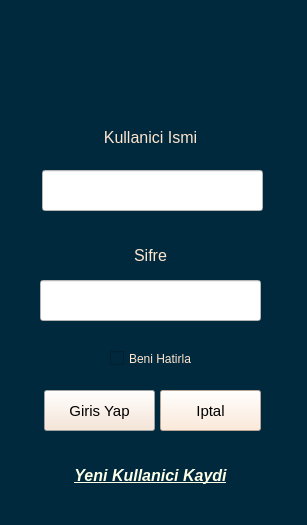
<?xml version="1.0" encoding="UTF-8"?>
<ui version="4.0">
 <class>Dialog</class>
 <widget class="QDialog" name="Dialog">
  <property name="geometry">
   <rect>
    <x>0</x>
    <y>0</y>
    <width>307</width>
    <height>525</height>
   </rect>
  </property>
  <property name="windowTitle">
   <string>Giris Ekrani</string>
  </property>
  <property name="styleSheet">
   <string notr="true">background-color: rgb(0, 41, 61);
selection-background-color: rgb(255, 255, 255);</string>
  </property>
  <property name="locale">
   <locale language="Turkish" country="Turkey"/>
  </property>
  <widget class="QPushButton" name="pushButton">
   <property name="geometry">
    <rect>
     <x>44</x>
     <y>390</y>
     <width>111</width>
     <height>41</height>
    </rect>
   </property>
   <property name="font">
    <font>
     <family>Arial</family>
     <pointsize>11</pointsize>
    </font>
   </property>
   <property name="toolTip">
    <string>Giris Yap</string>
   </property>
   <property name="styleSheet">
    <string notr="true">background-color: rgb(255, 230, 207);</string>
   </property>
   <property name="text">
    <string>Giris Yap</string>
   </property>
  </widget>
  <widget class="QPushButton" name="pushButton_2">
   <property name="geometry">
    <rect>
     <x>160</x>
     <y>390</y>
     <width>101</width>
     <height>41</height>
    </rect>
   </property>
   <property name="font">
    <font>
     <family>Arial</family>
     <pointsize>11</pointsize>
    </font>
   </property>
   <property name="toolTip">
    <string>Iptal</string>
   </property>
   <property name="styleSheet">
    <string notr="true">background-color: rgb(255, 230, 207);</string>
   </property>
   <property name="text">
    <string>Iptal</string>
   </property>
  </widget>
  <widget class="QLineEdit" name="lineEdit">
   <property name="geometry">
    <rect>
     <x>42</x>
     <y>170</y>
     <width>221</width>
     <height>41</height>
    </rect>
   </property>
   <property name="styleSheet">
    <string notr="true">background-color: rgb(255, 255, 255);</string>
   </property>
  </widget>
  <widget class="QLineEdit" name="lineEdit_2">
   <property name="geometry">
    <rect>
     <x>40</x>
     <y>280</y>
     <width>221</width>
     <height>41</height>
    </rect>
   </property>
   <property name="styleSheet">
    <string notr="true">background-color: rgb(255, 255, 255);</string>
   </property>
  </widget>
  <widget class="QLabel" name="label">
   <property name="geometry">
    <rect>
     <x>40</x>
     <y>122</y>
     <width>221</width>
     <height>31</height>
    </rect>
   </property>
   <property name="font">
    <font>
     <family>Arial</family>
     <pointsize>12</pointsize>
     <stylestrategy>PreferDefault</stylestrategy>
    </font>
   </property>
   <property name="mouseTracking">
    <bool>false</bool>
   </property>
   <property name="toolTip">
    <string>Kullanici Numarasi</string>
   </property>
   <property name="styleSheet">
    <string notr="true">color:  rgb(255, 230, 207);
</string>
   </property>
   <property name="text">
    <string>Kullanici Ismi</string>
   </property>
   <property name="alignment">
    <set>Qt::AlignCenter</set>
   </property>
  </widget>
  <widget class="QLabel" name="label_2">
   <property name="geometry">
    <rect>
     <x>40</x>
     <y>240</y>
     <width>221</width>
     <height>31</height>
    </rect>
   </property>
   <property name="font">
    <font>
     <family>Arial</family>
     <pointsize>12</pointsize>
     <stylestrategy>PreferDefault</stylestrategy>
    </font>
   </property>
   <property name="mouseTracking">
    <bool>false</bool>
   </property>
   <property name="toolTip">
    <string>Sifre</string>
   </property>
   <property name="styleSheet">
    <string notr="true">color:  rgb(255, 230, 207);</string>
   </property>
   <property name="text">
    <string>Sifre</string>
   </property>
   <property name="alignment">
    <set>Qt::AlignCenter</set>
   </property>
  </widget>
  <widget class="QCheckBox" name="checkBox">
   <property name="geometry">
    <rect>
     <x>110</x>
     <y>350</y>
     <width>161</width>
     <height>17</height>
    </rect>
   </property>
   <property name="font">
    <font>
     <pointsize>9</pointsize>
    </font>
   </property>
   <property name="styleSheet">
    <string notr="true">color:  rgb(255, 230, 207);</string>
   </property>
   <property name="text">
    <string>Beni Hatirla</string>
   </property>
  </widget>
  <widget class="QLabel" name="label_3">
   <property name="geometry">
    <rect>
     <x>40</x>
     <y>460</y>
     <width>221</width>
     <height>31</height>
    </rect>
   </property>
   <property name="font">
    <font>
     <family>Arial</family>
     <pointsize>12</pointsize>
     <weight>75</weight>
     <italic>true</italic>
     <bold>true</bold>
     <underline>true</underline>
     <stylestrategy>PreferDefault</stylestrategy>
    </font>
   </property>
   <property name="cursor">
    <cursorShape>PointingHandCursor</cursorShape>
   </property>
   <property name="mouseTracking">
    <bool>false</bool>
   </property>
   <property name="toolTip">
    <string>Kullanici Numarasi</string>
   </property>
   <property name="styleSheet">
    <string notr="true">color: rgb(254, 255, 231);
</string>
   </property>
   <property name="text">
    <string>Yeni Kullanici Kaydi</string>
   </property>
   <property name="alignment">
    <set>Qt::AlignCenter</set>
   </property>
  </widget>
  <widget class="QLabel" name="label_4">
   <property name="geometry">
    <rect>
     <x>105</x>
     <y>20</y>
     <width>91</width>
     <height>91</height>
    </rect>
   </property>
   <property name="text">
    <string/>
   </property>
   <property name="pixmap">
    <pixmap>logo_hq.png</pixmap>
   </property>
   <property name="scaledContents">
    <bool>true</bool>
   </property>
  </widget>
 </widget>
 <resources/>
 <connections/>
</ui>
